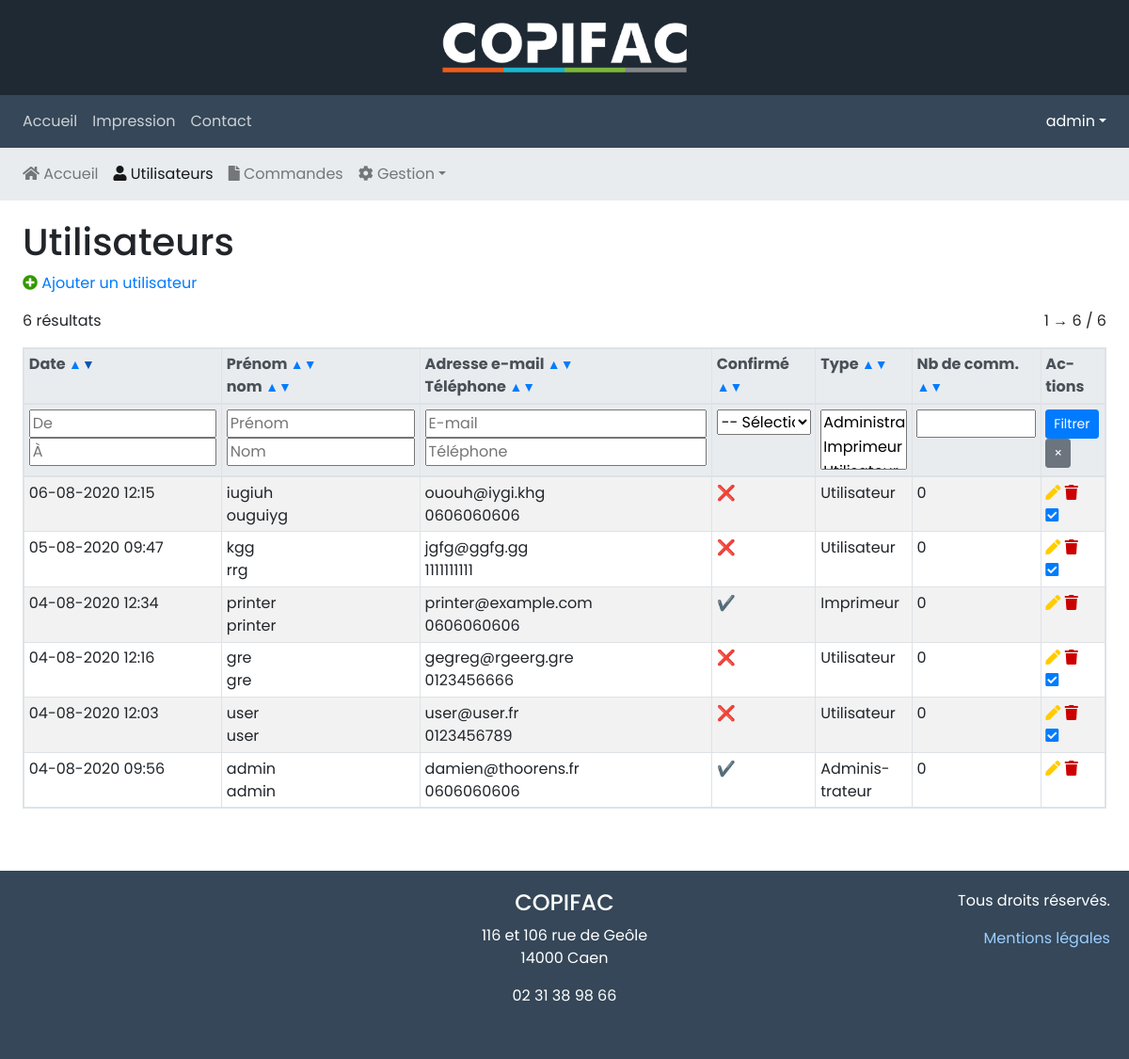
The page /index.php?action=adminUsers (signed in) on the database as committed earlier.
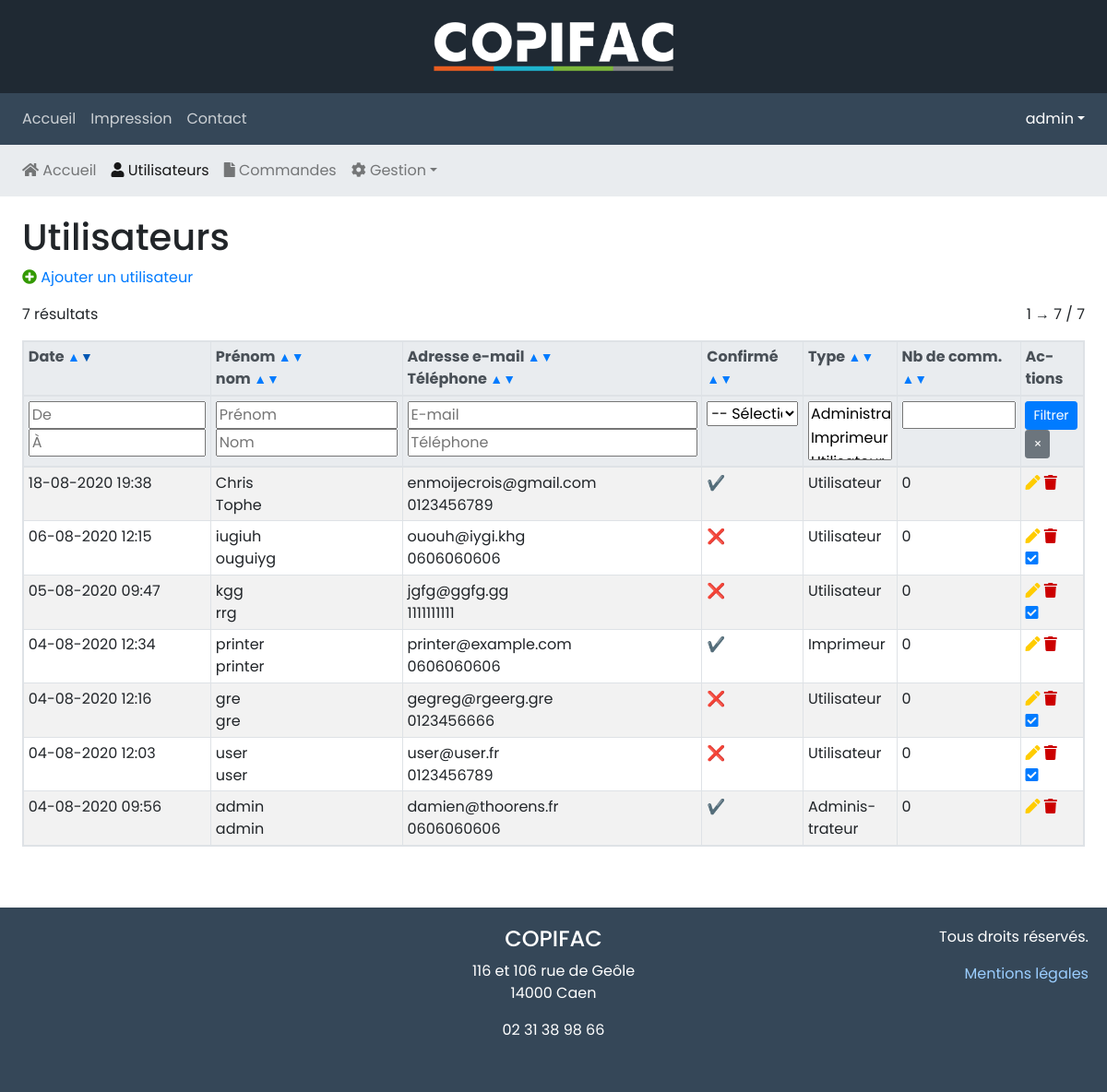
The same page on the database as committed later.
### tables this page shows
CREATE TABLE `user` (
  `id_user` smallint(5) UNSIGNED NOT NULL,
  `first_name` varchar(30) NOT NULL DEFAULT '',
  `last_name` varchar(30) NOT NULL DEFAULT '',
  `email` varchar(190) NOT NULL DEFAULT '',
  `phone` varchar(20) NOT NULL DEFAULT '',
  `pseudo` varchar(50) NOT NULL DEFAULT '',
  `password` varchar(255) NOT NULL DEFAULT '',
  `user_type` varchar(20) NOT NULL DEFAULT 'user',
  `secure_key` varchar(190) NOT NULL DEFAULT '',
  `subscr_confirmed` tinyint(1) NOT NULL DEFAULT '0',
  `date_add` timestamp NOT NULL DEFAULT '0000-00-00 00:00:00',
  `gender` enum('m','f') DEFAULT NULL
);

### views/adminUsers.php (the view, shortened to what the changed rows need)
<?php
require_once 'controllers/adminUsersController.php';
$css = '
<link rel="stylesheet" href="/public/css/admin.css">
<link rel="stylesheet" href="/public/css/jquery-ui.css">
<link rel="stylesheet" href="/public/css/password.css">
';
require_once 'views/head.php';
?>
<div class="row">
	<div class="col-12">
		<h1>Utilisateurs</h1>
	</div>
</div>
<div class="row">
	<div class="col-12">
		<?php if (isset($_GET['edit']) && empty($_GET['edit'])) :
		?>
			<p><a href="?action=adminUsers"><i class="fas fa-long-arrow-alt-left"></i> Annuler</a></p>
			<form action="" method="post" class="mb-4">
				<div class="form-group">
					<label for="signup-user_type">Type de compte</label>
					<select id="signup-user_type" name="user_type" class="form-control" required>
						<option value="">-- Sélectionner --</option>
						<?php foreach ($settings['accounts'] as $accountType => $accountName) : ?>
							<option value="<?php echo $accountType; ?>" <?php echo ($accountType == $user_user_type ? ' selected' : ''); ?>><?php echo $accountName; ?></option>
						<?php endforeach; ?>
					</select>
				</div>
				<div class="form-group">
					<label for="signup-email">Adresse e-mail</label>
					<div id="message_email_doublon"></div>
					<input type="email" id="signup-email" name="email" class="form-control" value="<?php echo htmlentities($user_email, ENT_QUOTES); ?>" required="required" pattern="[a-zA-Z0-9](\w\.?)*[a-zA-Z0-9]@[a-zA-Z0-9]+\.[a-zA-Z]{2,6}">
				</div>
				<div class="form-group">
					<label for="signup-pseudo">Pseudo (pour la connexion)</label>
					<div id="message_pseudo_doublon"></div>
					<input type="text" id="signup-pseudo" name="pseudo" class="form-control" value="<?php echo htmlentities($user_pseudo, ENT_QUOTES); ?>" required="required">
				</div>
				<div class="form-group">
					<label for="signup-password">Mot de passe</label>
					<input type="password" id="signup-password" name="password" class="form-control" required="required">
				</div>
				<div class="form-group">
					<label for="signup-passwordC">Confirmation du mot de passe</label>
					<input type="password" id="signup-passwordC" name="passwordConf" class="form-control" required="required">
				</div>
				<div id="message">
					<p><b>Le mot de passe doit contenir&nbsp;</b></p>
					<p id="letter" class="invalid">Une lettre <b>minuscule</b></p>
					<p id="capital" class="invalid">Une lettre <b>majuscule</b></p>
					<p id="number" class="invalid">Un <b>nombre</b></p>
					<p id="specialchar" class="invalid">Un <b>caractère spécial</b></p>
					<p id="length" class="invalid">Au moins <b>8 caractères</b></p>
				</div>
				<p class="text-danger">L'utilisateur sera notifié par e-mail.</p>
				<button type="submit" name="add-user-btn" class="btn btn-primary">Ajouter</button>
			</form>
		<?php else : ?>
			<p><a href="?action=adminUsers&amp;edit"><i class="fas fa-plus-circle"></i> Ajouter un utilisateur</a></p>
		<?php endif; ?>
		<form action="" method="get">
			<p class="float-left"><?php echo $numUsers . ' ' . ($numUsers > 1 ? 'résultats' : 'résultat'); ?></p>
			<p class="float-right"><?php echo ($limitFrom + 1 == $limitTo ? $limitTo : ($limitFrom + 1) . ' → ' . $limitTo); ?>&nbsp;/ <?php echo $numUsers; ?></p>
			<table class="table table-striped table-bordered table-hover table-sm table-responsive mt-3">
				<thead class="thead-light">
					<tr>
						<th class="align-top">Date <span class="order">
								<a<?php echo ($sort_order == 1 && $sort_way == 1 ? ' class="active"' : ''); ?> href="<?php echo getUrl(array('sort_order' => '1', 'sort_way' => '1')); ?>">▲</a><a<?php echo ($sort_order == 1 && $sort_way == 2 ? ' class="active"' : ''); ?> href="<?php echo getUrl(array('sort_order' => '1', 'sort_way' => '2')); ?>">▼</a>
							</span></th>
						<th class="align-top">Prénom <span class="order">
								<a<?php echo ($sort_order == 2 && $sort_way == 1 ? ' class="active"' : ''); ?> href="<?php echo getUrl(array('sort_order' => '2', 'sort_way' => '1')); ?>">▲</a><a<?php echo ($sort_order == 2 && $sort_way == 2 ? ' class="active"' : ''); ?> href="<?php echo getUrl(array('sort_order' => '2', 'sort_way' => '2')); ?>">▼</a>
							</span><br>
							nom <span class="order">
								<a<?php echo ($sort_order == 3 && $sort_way == 1 ? ' class="active"' : ''); ?> href="<?php echo getUrl(array('sort_order' => '3', 'sort_way' => '1')); ?>">▲</a><a<?php echo ($sort_order == 3 && $sort_way == 2 ? ' class="active"' : ''); ?> href="<?php echo getUrl(array('sort_order' => '3', 'sort_way' => '2')); ?>">▼</a>
							</span></th>
						<th class="align-top">Adresse e-mail <span class="order">
								<a<?php echo ($sort_order == 4 && $sort_way == 1 ? ' class="active"' : ''); ?> href="<?php echo getUrl(array('sort_order' => '4', 'sort_way' => '1')); ?>">▲</a><a<?php echo ($sort_order == 4 && $sort_way == 2 ? ' class="active"' : ''); ?> href="<?php echo getUrl(array('sort_order' => '4', 'sort_way' => '2')); ?>">▼</a>
							</span><br>
							Téléphone <span class="order">
								<a<?php echo ($sort_order == 5 && $sort_way == 1 ? ' class="active"' : ''); ?> href="<?php echo getUrl(array('sort_order' => '5', 'sort_way' => '1')); ?>">▲</a><a<?php echo ($sort_order == 5 && $sort_way == 2 ? ' class="active"' : ''); ?> href="<?php echo getUrl(array('sort_order' => '5', 'sort_way' => '2')); ?>">▼</a>
							</span></th>
						<th class="align-top">Confirmé <span class="order">
								<a<?php echo ($sort_order == 6 && $sort_way == 1 ? ' class="active"' : ''); ?> href="<?php echo getUrl(array('sort_order' => '6', 'sort_way' => '1')); ?>">▲</a><a<?php echo ($sort_order == 6 && $sort_way == 2 ? ' class="active"' : ''); ?> href="<?php echo getUrl(array('sort_order' => '6', 'sort_way' => '2')); ?>">▼</a>
							</span></th>
						<th class="align-top">Type <span class="order">
								<a<?php echo ($sort_order == 7 && $sort_way == 1 ? ' class="active"' : ''); ?> href="<?php echo getUrl(array('sort_order' => '7', 'sort_way' => '1')); ?>">▲</a><a<?php echo ($sort_order == 7 && $sort_way == 2 ? ' class="active"' : ''); ?> href="<?php echo getUrl(array('sort_order' => '7', 'sort_way' => '2')); ?>">▼</a>
							</span></th>
						<th class="align-top">Nb de comm. <span class="order">
								<a<?php echo ($sort_order == 8 && $sort_way == 1 ? ' class="active"' : ''); ?> href="<?php echo getUrl(array('sort_order' => '8', 'sort_way' => '1')); ?>">▲</a><a<?php echo ($sort_order == 8 && $sort_way == 2 ? ' class="active"' : ''); ?> href="<?php echo getUrl(array('sort_order' => '8', 'sort_way' => '2')); ?>">▼</a>
							</span></th>
						<th class="align-top">Actions</th>
					</tr>
					<tr>
						<th class="align-top">
							<input type="text" name="date_from" id="date_from" value="<?php echo htmlentities($date_from_fr, ENT_QUOTES); ?>" placeholder="De" title="De">
							<input type="text" name="date_to" id="date_to" value="<?php echo htmlentities($date_to_fr, ENT_QUOTES); ?>" placeholder="À" title="À">
						</th>
						<th class="align-top">
							<input type="text" name="first_name" value="<?php echo htmlentities($firstname, ENT_QUOTES); ?>" placeholder="Prénom" title="Prénom">
							<input type="text" name="last_name" value="<?php echo htmlentities($lastname, ENT_QUOTES); ?>" placeholder="Nom" title="Nom">
						</th>
						<th class="align-top">
							<input type="text" name="email" value="<?php echo htmlentities($email, ENT_QUOTES); ?>" placeholder="E-mail" title="E-mail">
							<input type="text" name="phone" value="<?php echo htmlentities($phone, ENT_QUOTES); ?>" placeholder="Téléphone" title="Téléphone">
						</th>
						<th class="align-top">
							<select name="confirmed">
								<option value="">-- Sélectionner --</option>
							</select>
						</th>
						<th class="align-top">
							<select name="user_type[]" multiple style="min-width:5em;height:4em;">
								<?php foreach ($settings['accounts'] as $accountType => $accountName) : ?>
									<option value="<?php echo $accountType; ?>" <?php echo (in_array($accountType, $userType) ? ' selected' : ''); ?>><?php echo $accountName; ?></option>
								<?php endforeach; ?>
							</select>
						</th>
						<th class="align-top">
							<input type="text" name="num_orders" value="<?php echo htmlentities($numOrders, ENT_QUOTES); ?>">
						</th>
						<th class="align-top">
							<button class="btn btn-primary btn-sm" name="filter">Filtrer</button><br>
							<a class="btn btn-secondary btn-sm" href="/index.php?action=adminUsers" title="Supprimer les filtres">×</a>
						</th>
					</tr>
				</thead>
				<tbody>
					<?php if (empty($users)) : ?>
						<tr>
							<td colspan="7">Aucun utilisateur</td>
						</tr>
					<?php else : ?>
						<?php foreach ($users as $user) : ?>
							<tr>
								<td><?php echo date('d-m-Y H:i', strtotime($user['date_add'])); ?></td>
								<td>
									<?php echo $user['first_name']; ?><br>
									<?php echo $user['last_name']; ?><br>
								</td>
								<td>
									<?php echo $user['email']; ?><br>
									<?php echo $user['phone']; ?><br>
								</td>
								<td>
									<?php echo $user['subscr_confirmed'] ? '✔️' : '❌'; ?><br>
								</td>
								<td>
									<?php echo $settings['accounts'][$user['user_type']]; ?><br>
								</td>
								<td>
									<?php echo $user['num_orders']; ?><br>
								</td>
								<td>
									<a href="/index.php?action=adminUsers&amp;edit=<?php echo $user['id_user']; ?>" title="Modifier"><i class="fas fa-pen"></i></a>
									<a href="?action=adminUsers&amp;del=<?php echo $user['id_user']; ?>" onclick="return confirm('Voulez-vous vraiment supprimer cet utilisateur ?')" title="Supprimer"><i class="fas fa-trash"></i></a>
									<?php if (empty($user['subscr_confirmed'])) : ?>
										<br><a href="/index.php?action=adminUsers&amp;resend-confirmation-link=<?php echo $user['id_user']; ?>" onclick="return confirm('Voulez-vous vraiment renvoyer le lien de confirmation à cet utilisateur ?')" title="Renvoyer le lien de confirmation"><i class="fas fa-check-square"></i></a>
									<?php endif; ?>
								</td>
							</tr>
						<?php endforeach; ?>
					<?php endif; ?>
				</tbody>
			</table>
		</form>
	</div>
</div>
<?php
require_once 'views/footer.php';

### views/menu.php (shortened to what the changed rows need)
<?php
$menuItems = [
	[
		'url' => '/',
		'name' => 'Accueil',
	],
	[
		'url' => '/impression',
		'name' => 'Impression',
	],
	[
		'url' => '/contact',
		'name' => 'Contact',
	],
];
?>
<nav class="navbar navbar-expand-md navbar-dark bg-dark">
    <div class="collapse navbar-collapse" id="navbarNav">
        <ul class="navbar-nav mr-auto">
<?php foreach ($menuItems as $menuItem): ?>
            <li class="nav-item<?php echo ($menuItem['url'] == $_SERVER['REQUEST_URI'] ? ' active' : ''); ?>"><a class="nav-link" href="<?php echo $menuItem['url']; ?>"><?php echo $menuItem['name']; ?></a></li>
<?php endforeach; ?>
        </ul>
        <ul class="navbar-nav">
<?php if (empty($_SESSION['user']['id_user'])): ?>
            <li class="nav-item"><a class="nav-link" href="/connexion">Connexion</a></li>
            <li class="nav-item"><a class="nav-link" href="/inscription">Inscription</a></li>
<?php else: ?>
			<li class="nav-item dropdown">
				<a class="nav-link dropdown-toggle active" href="#" id="navbarDropdownMenuLink" data-toggle="dropdown" aria-haspopup="true" aria-expanded="false"><?php echo $_SESSION['user']['pseudo']; ?></a>
			</li>
<?php endif; ?>
        </ul>
    </div>
</nav>

### views/menuAdmin.php (shortened to what the changed rows need)
<?php
$action = !empty($_GET['action']) ? $_GET['action'] : '';
$menuItems = [
	[
		'url' => 'admin',
		'name' => '<i class="fas fa-home"></i> Accueil',
	],
	[
		'url' => 'adminUsers',
		'name' => '<i class="fas fa-user"></i> Utilisateurs',
	],
	[
		'url' => 'adminOrders',
		'name' => '<i class="fas fa-file"></i> Commandes',
	],
	[
		'name' => '<i class="fas fa-cog"></i> Gestion',
		'items' => [
			[
				'url' => 'adminCouleurs',
				'name' => 'Couleurs feuilles cartonnées',
			],
			[
				'url' => 'adminPaliersNB',
				'name' => 'Paliers pages N&amp;B',
			],
			[
				'url' => 'adminPaliersCouleur',
				'name' => 'Paliers pages couleur',
			],
			[
				'url' => 'adminPaliersSpiplast',
				'name' => 'Paliers reliures plastiques',
			],
			[
				'url' => 'adminPaliersSpimetal',
				'name' => 'Paliers reliures métalliques',
			],
			[
				'url' => 'adminPaliersThermo',
				'name' => 'Paliers reliures thermocollées',
			],
		],
	],
];
$menuItemsExceptions = [
	'adminOrdersPast' => 'adminOrders',
];
?>
<nav class="navbar navbar-expand-sm navbar-light bg-light">
	<div id="navbarNavDropdown">
		<ul class="navbar-nav">
<?php foreach ($menuItems as $menuItem): ?>
	<?php if (empty($menuItem['items'])): ?>
			<li class="nav-item<?php echo ($menuItem['url'] == $action || (array_key_exists($action, $menuItemsExceptions) && $menuItemsExceptions[$action] == $menuItem['url']) ? ' active' : ''); ?>">
				<a class="nav-link" href="/index.php?action=<?php echo $menuItem['url']; ?>"><?php echo $menuItem['name']; ?></a>
			</li>
	<?php else: ?>
			<li class="nav-item dropdown">
				<a class="nav-link dropdown-toggle<?php echo (in_array($action, array_column($menuItem['items'], 'url')) ? ' active' : ''); ?>" href="#" id="navbarDropdownMenuLink" data-toggle="dropdown" aria-haspopup="true" aria-expanded="false"><?php echo $menuItem['name']; ?></a>
			</li>
	<?php endif; ?>
<?php endforeach; ?>
		</ul>
	</div>
</nav>

Rows that differ between the two databases and show on the page:
added user: date_add "18-08-2020 19:38", first_name "Chris", last_name "Tophe", email "enmoijecrois@gmail.com", phone "0123456789", user_type "Utilisateur", num_orders "0"
Other text that changed with them:
$numUsers: "6" → "7"
$limitTo: "6" → "7"
